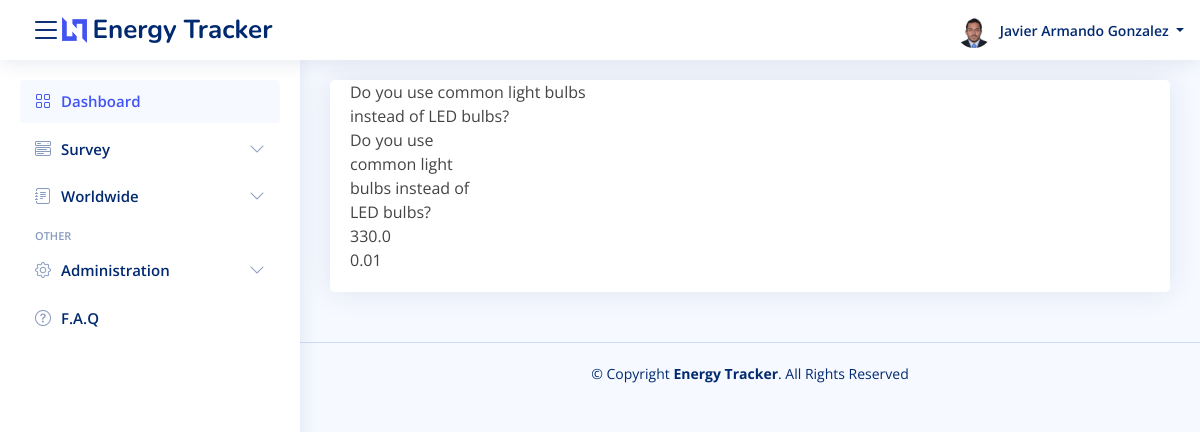
The app's page /questions/30/ (signed in) with its own data.
### users/models.py (models this page shows, shortened)
class User(AbstractUser):
    username = None
    name = models.CharField(max_length = 100)
    email = models.EmailField(max_length = 254, unique=True)
    country = models.ForeignKey(Country, on_delete=models.CASCADE, null = True)
    USERNAME_FIELD = 'email'
    REQUIRED_FIELDS = []
    objects = CustomUserManager()
    profile_image = models.ImageField(upload_to="./energy_tracker/static/assets/img/profile/",null = True, default = None, blank=True)

### questions/models.py (models this page shows, shortened)
class Question(models.Model):
    name = models.CharField(max_length = 100)
    description = models.TextField()
    category = models.ForeignKey(QuestionCategory,on_delete=models.CASCADE)
    score_yes = models.FloatField()
    score_no = models.FloatField()

### questions/views.py (the view)
# urls.py: path('<int:id>/', views.details, name="question_detail"),
def details(request, id):
    question = Question.objects.get(pk = id)
    context = {
        'question' : question
    }
    return render(request, 'detail.html', context)

### questions/templates/detail.html
{% extends "base.html" %}
{% block page_content %}
<section class="section">
    <div class="row">
        <div class="col-lg-12">
            <div class="card">
                <div class="card-body">
                    <div class="col-4">
                        {{ question.name }}
                    </div>
                    <div class="col-2">
                        {{ question.description }}
                    </div>
                    <div class="col-2">
                        {{ question.score_yes }}
                    </div>
                    <div class="col-2">
                        {{ question.score_no }}
                    </div>
                </div>
            </div>
        </div>
    </div>
</section>
{% endblock %}

### energy_tracker/templates/base.html (shortened to what this page needs)
{% load static %}
<link href="{% static 'assets/vendor/bootstrap/css/bootstrap.min.css' %}" rel="stylesheet">
<link href="{% static 'assets/vendor/bootstrap-icons/bootstrap-icons.css' %}" rel="stylesheet">
<link href="{% static 'assets/vendor/boxicons/css/boxicons.min.css' %}" rel="stylesheet">
<link href="{% static 'assets/vendor/quill/quill.snow.css' %}" rel="stylesheet">
<link href="{% static 'assets/vendor/quill/quill.bubble.css' %}" rel="stylesheet">
<link href="{% static 'assets/vendor/remixicon/remixicon.css' %}" rel="stylesheet">
<link href="{% static 'assets/vendor/simple-datatables/style.css' %}" rel="stylesheet">
<link href="{% static 'assets/css/style.css' %} " rel="stylesheet">
<header id="header" class="header fixed-top d-flex align-items-center">
    <div class="d-flex align-items-center justify-content-between">
      <i class="bi bi-list toggle-sidebar-btn"></i>
      <a href="{% url 'dashboard_index' %}" class="logo d-flex align-items-center">
        <img src="{% static 'assets/img/logo.png' %}"  alt="">
        <span class="d-none d-lg-block">Energy Tracker</span>
      </a>
    </div>
    <nav class="header-nav ms-auto">
      <ul class="d-flex align-items-center">
        {% if user.is_authenticated %}
        <li class="nav-item dropdown pe-3">
          <a class="nav-link nav-profile d-flex align-items-center pe-0" href="#" data-bs-toggle="dropdown">
            <img src="{{ user.profile_image|cut:'energy_tracker' }}" alt="Profile" class="rounded-circle">
            <span class="d-none d-md-block dropdown-toggle ps-2">
                {{user.name}}
            </span>
          </a>
        </li>
        {% endif %}
      </ul>
    </nav>
  </header>
  <aside id="sidebar" class="sidebar">
    <ul class="sidebar-nav" id="sidebar-nav">
      <li class="nav-item">
        <a class="nav-link " href="{% url 'dashboard_index' %}">
          <i class="bi bi-grid"></i>
          <span>Dashboard</span>
        </a>
      </li>
      <li class="nav-item">
        <a class="nav-link collapsed" data-bs-target="#components-nav" data-bs-toggle="collapse" href="#">
          <i class="bi bi-menu-button-wide"></i><span>Survey</span><i class="bi bi-chevron-down ms-auto"></i>
        </a>
      </li>
      <li class="nav-item">
        <a class="nav-link collapsed" data-bs-target="#forms-nav" data-bs-toggle="collapse" href="#">
          <i class="bi bi-journal-text"></i><span>Worldwide</span><i class="bi bi-chevron-down ms-auto"></i>
        </a>
          </li>
        </ul>
      <li class="nav-heading">Other</li>
      <li class="nav-item">
        <a class="nav-link collapsed" data-bs-target="#admin-nav" data-bs-toggle="collapse" href="#">
          <i class="bi bi-gear"></i>
          <span>Administration</span>
          <i class="bi bi-chevron-down ms-auto"></i>
        </a>
      </li>
      <li class="nav-item">
        <a class="nav-link collapsed" href="{% url 'notFound_index' %}">
          <i class="bi bi-question-circle"></i>
          <span>F.A.Q</span>
        </a>
      </li>
  </aside>
  <main id="main" class="main">
  {% block page_content %}{% endblock %}
  </main>
  <footer id="footer" class="footer">
    <div class="copyright">
      &copy; Copyright <strong><span>Energy Tracker</span></strong>. All Rights Reserved
    </div>
  </footer>

### energy_tracker/static/assets/css/style.css (style rules this page uses)
a { color: #4154f1; text-decoration: none; }
#main { margin-top: 60px; padding: 20px 30px; transition: all 0.3s; }
.card { margin-bottom: 30px; border: none; border-radius: 5px; box-shadow: 0px 0 30px rgba(1, 41, 112, 0.1); }
.card-body { padding: 0 20px 20px 20px; }
.logo { line-height: 1; }
@media (min-width: 1200px) { .logo { width: 280px; } }
.logo img { max-height: 26px; margin-right: 6px; }
.logo span { font-size: 26px; font-weight: 700; color: #012970; font-family: "Nunito", sans-serif; }
.header { transition: all 0.5s; z-index: 997; height: 60px; box-shadow: 0px 2px 20px rgba(1, 41, 112, 0.1); background-color: #fff; padding-left: 20px; }
.header .toggle-sidebar-btn { font-size: 32px; padding-left: 10px; cursor: pointer; color: #012970; }
.header-nav ul { list-style: none; }
.header-nav>ul { margin: 0; padding: 0; }
.header-nav .nav-profile { color: #012970; }
.header-nav .nav-profile img { max-height: 36px; }
.header-nav .nav-profile span { font-size: 14px; font-weight: 600; }
.sidebar { position: fixed; top: 60px; left: 0; bottom: 0; width: 300px; z-index: 996; transition: all 0.3s; padding: 20px; overflow-y: auto; scrollbar-width: thin; scrollbar-color: #aab7cf transparent; box-shadow: 0px 0px 20px rgba(1, 41, 112, 0.1); background-color: #fff; }
@media (min-width: 1200px) { #main, #footer { margin-left: 300px; } }
.sidebar-nav { padding: 0; margin: 0; list-style: none; }
.sidebar-nav li { padding: 0; margin: 0; list-style: none; }
.sidebar-nav .nav-item { margin-bottom: 5px; }
.sidebar-nav .nav-heading { font-size: 11px; text-transform: uppercase; color: #899bbd; font-weight: 600; margin: 10px 0 5px 15px; }
.sidebar-nav .nav-link { display: flex; align-items: center; font-size: 15px; font-weight: 600; color: #4154f1; transition: 0.3; background: #f6f9ff; padding: 10px 15px; border-radius: 4px; }
.sidebar-nav .nav-link i { font-size: 16px; margin-right: 10px; color: #4154f1; }
.sidebar-nav .nav-link.collapsed { color: #012970; background: #fff; }
.sidebar-nav .nav-link.collapsed i { color: #899bbd; }
.sidebar-nav .nav-link .bi-chevron-down { margin-right: 0; transition: transform 0.2s ease-in-out; }
.footer { padding: 20px 0; font-size: 14px; transition: all 0.3s; border-top: 1px solid #cddfff; }
.footer .copyright { text-align: center; color: #012970; }

### records on screen
User: profile_image (picture), name "Javier Armando Gonzalez"
Question: name "Do you use common light bulbs instead of LED bulbs?", description "Do you use common light bulbs instead of LED bulbs?", score_yes "330.0", score_no "0.01"
